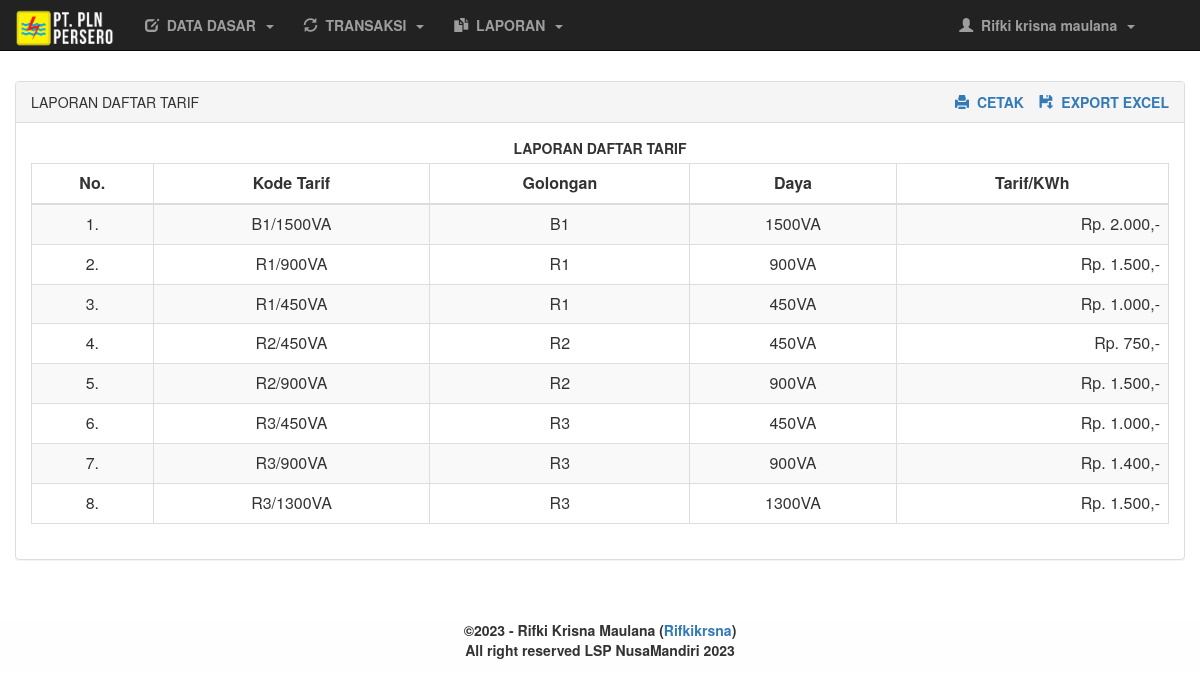
The page /pln/hal_utama.php?menu=laporan&tarif (signed in) on the database its author committed.
### tables this page shows
CREATE TABLE `tarif` (
  `id_tarif` int(11) NOT NULL,
  `kode_tarif` varchar(20) NOT NULL,
  `golongan` varchar(10) NOT NULL,
  `daya` varchar(10) NOT NULL,
  `tarif_perkwh` double NOT NULL
);

### pln/laporan.php (the view, shortened to what this page needs)
<!DOCTYPE html>
<html>
<head>
</head>
<body>
	<div class="container-fluid">
		<div class="row">
			<div class="col-md-12">
				<?php
					if (isset($_GET['tarif'])) {
						$table = "tarif";
						$cari = "";
						$link_print = "print.php?tarif";
						$link_excel = "print.php?excel&tarif";
						$judul = "LAPORAN DAFTAR TARIF";
					?>
						<div class="panel panel-default">
							<div class="panel-heading">
								LAPORAN DAFTAR TARIF
								<div class="pull-right">
									<a href="<?php echo $link_print ?>" target="_blank"><div class="glyphicon glyphicon-print"></div>&nbsp;&nbsp;<label>CETAK</label></a>
									<a href="<?php echo $link_excel ?>" target="_blank"><div class="glyphicon glyphicon-floppy-save"></div>&nbsp;&nbsp;<label>EXPORT EXCEL</label></a>
								</div>
							</div>
							<div class="panel-body">
										<center><label><?php echo @$judul; ?></label></center>
								<div class="table-responsive">
									<table class="table table-bordered table-striped table-hover">
										<thead>
											<th><center>No.</center></th>
											<th><center>Kode Tarif</center></th>
											<th><center>Golongan</center></th>
											<th><center>Daya</center></th>
											<th><center>Tarif/KWh</center></th>
										</thead>
										<tbody>
											<?php
												$no=0;
												$data = $aksi->tampil($table,$cari,"ORDER BY golongan ASC");
												if ($data=="") {
													$aksi->no_record(5);
												}else{
													foreach ($data as $r) {
														$no++; ?>
													<tr>
														<td align="center"><?php echo $no; ?>.</td>
														<td align="center"><?php echo $r['kode_tarif'] ?></td>
														<td align="center"><?php echo $r['golongan'] ?></td>
														<td align="center"><?php echo $r['daya'] ?></td>
														<td align="right"><?php $aksi->rupiah($r['tarif_perkwh']) ?></td>
													</tr>
											<?php } } ?>
										 </tbody>
									</table>
								</div>
							</div>
						</div>
					<?php } ?>
			</div>
		</div>
	</div>
</body>
</html>

### library/fungsi.php (shortened to what this page needs)
<?php
	class oop{
		function tampil($table,$where,$cari){
			$sql = mysql_query("SELECT * FROM $table $where $cari");
			while ($data = mysql_fetch_array($sql))
				@$jalan[] = $data;
				return @$jalan;
		}
		function rupiah($uang){
			echo "Rp. ".number_format($uang,0,',','.').",-";
		}
	}
?>

### rows shown on the page
tarif: kode_tarif "B1/1500VA", golongan "B1", daya "1500VA", tarif_perkwh "2.000"
tarif: kode_tarif "R1/900VA", golongan "R1", daya "900VA", tarif_perkwh "1.500"
tarif: kode_tarif "R1/450VA", golongan "R1", daya "450VA", tarif_perkwh "1.000"
tarif: kode_tarif "R2/450VA", golongan "R2", daya "450VA", tarif_perkwh "750"
tarif: kode_tarif "R2/900VA", golongan "R2", daya "900VA", tarif_perkwh "1.500"
tarif: kode_tarif "R3/450VA", golongan "R3", daya "450VA", tarif_perkwh "1.000"
tarif: kode_tarif "R3/900VA", golongan "R3", daya "900VA", tarif_perkwh "1.400"
tarif: kode_tarif "R3/1300VA", golongan "R3", daya "1300VA", tarif_perkwh "1.500"

### other values the page prints
$_SESSION['nama_petugas'] "Rifki krisna maulana"
